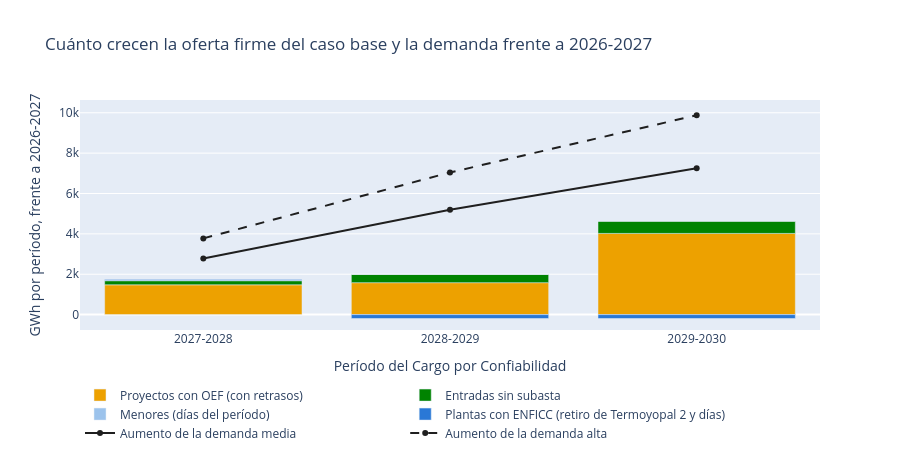

This figure's notebook cell:
### Markdown cell above
### 4.3 Por qué crece la brecha

Cuánto cambia cada componente de la oferta firme del caso base frente a 2026-2027, y cuánto crece la demanda. El parque existente, que pone unos 91.700 GWh por período, casi no cambia: lo que cuenta es la diferencia.

### Code cell
base = balance("base").set_index("periodo").select_dtypes("number")
cambio = base.loc[PERIODOS[1:]] - base.loc[PERIODOS[0]]                    # frente a 2026-2027
demandas = demanda.pivot(index="periodo", columns="escenario_demanda", values="demanda_gwh").reindex(PERIODOS)
cambio_demanda = demandas.loc[PERIODOS[1:]] - demandas.loc[PERIODOS[0]]
componentes = {"nuevas_gwh": "Proyectos con OEF (con retrasos)", "sin_subasta_gwh": "Entradas sin subasta",
               "menores_gwh": "Menores (días del período)", "enficc_gwh": "Plantas con ENFICC (retiro de Termoyopal 2 y días)"}
colores = ["#eda100", "#008300", "#9cc3ec", "#2a78d6"]
fig = go.Figure()
for (col, nombre), color in zip(componentes.items(), colores):
    fig.add_trace(go.Bar(x=PERIODOS[1:], y=cambio[col], name=nombre, marker_color=color,
                         hovertemplate=f"{nombre}: %{{y:,.0f}} GWh<extra></extra>"))
for escenario, estilo in [("media", "solid"), ("alta", "dash")]:
    fig.add_trace(go.Scatter(x=PERIODOS[1:], y=cambio_demanda[escenario], name=f"Aumento de la demanda {escenario}",
                             mode="lines+markers", line=dict(color="#1f1f1f", dash=estilo, width=2),
                             hovertemplate="%{y:,.0f} GWh<extra></extra>"))
fig.update_layout(barmode="relative", title="Cuánto crecen la oferta firme del caso base y la demanda frente a 2026-2027",
                  xaxis_title="Período del Cargo por Confiabilidad", yaxis_title="GWh por período, frente a 2026-2027",
                  height=460, legend=LEYENDA, separators=",.")
fig.show()
print("Frente a 2026-2027 (GWh): " + "; ".join(
    f"{p}: oferta +{es(cambio.at[p, 'oferta_firme_gwh'])}, demanda media +{es(cambio_demanda.at[p, 'media'])} "
    f"y alta +{es(cambio_demanda.at[p, 'alta'])}" for p in PERIODOS[1:]))

### Figure 1 — Plotly figure (JSON) as saved in the notebook; plotly's stock layout.template omitted (floating-point values rounded to 4 significant figures)
{"data": [{"hovertemplate": "Proyectos con OEF (con retrasos): %{y:,.0f} GWh<extra></extra>", "marker": {"color": "#eda100"}, "name": "Proyectos con OEF (con retrasos)", "type": "bar", "x": ["2027-2028", "2028-2029", "2029-2030"], "y": [1476.0, 1583.0, 4022.0]}, {"hovertemplate": "Entradas sin subasta: %{y:,.0f} GWh<extra></extra>", "marker": {"color": "#008300"}, "name": "Entradas sin subasta", "type": "bar", "x": ["2027-2028", "2028-2029", "2029-2030"], "y": [202.8, 404.6, 606.9]}, {"hovertemplate": "Menores (días del período): %{y:,.0f} GWh<extra></extra>", "marker": {"color": "#9cc3ec"}, "name": "Menores (días del período)", "type": "bar", "x": ["2027-2028", "2028-2029", "2029-2030"], "y": [13.65, 0.0, 0.0]}, {"hovertemplate": "Plantas con ENFICC (retiro de Termoyopal 2 y días): %{y:,.0f} GWh<extra></extra>", "marker": {"color": "#2a78d6"}, "name": "Plantas con ENFICC (retiro de Termoyopal 2 y días)", "type": "bar", "x": ["2027-2028", "2028-2029", "2029-2030"], "y": [44.44, -192.7, -192.7]}, {"hovertemplate": "%{y:,.0f} GWh<extra></extra>", "line": {"color": "#1f1f1f", "dash": "solid", "width": 2}, "mode": "lines+markers", "name": "Aumento de la demanda media", "type": "scatter", "x": ["2027-2028", "2028-2029", "2029-2030"], "y": [2776.0, 5192.0, 7251.0]}, {"hovertemplate": "%{y:,.0f} GWh<extra></extra>", "line": {"color": "#1f1f1f", "dash": "dash", "width": 2}, "mode": "lines+markers", "name": "Aumento de la demanda alta", "type": "scatter", "x": ["2027-2028", "2028-2029", "2029-2030"], "y": [3776.0, 7042.0, 9876.0]}], "layout": {"barmode": "relative", "height": 460, "legend": {"orientation": "h", "title": {}, "x": 0, "y": -0.22, "yanchor": "top"}, "separators": ",.", "title": {"text": "Cuánto crecen la oferta firme del caso base y la demanda frente a 2026-2027"}, "xaxis": {"title": {"text": "Período del Cargo por Confiabilidad"}}, "yaxis": {"title": {"text": "GWh por período, frente a 2026-2027"}}}}
